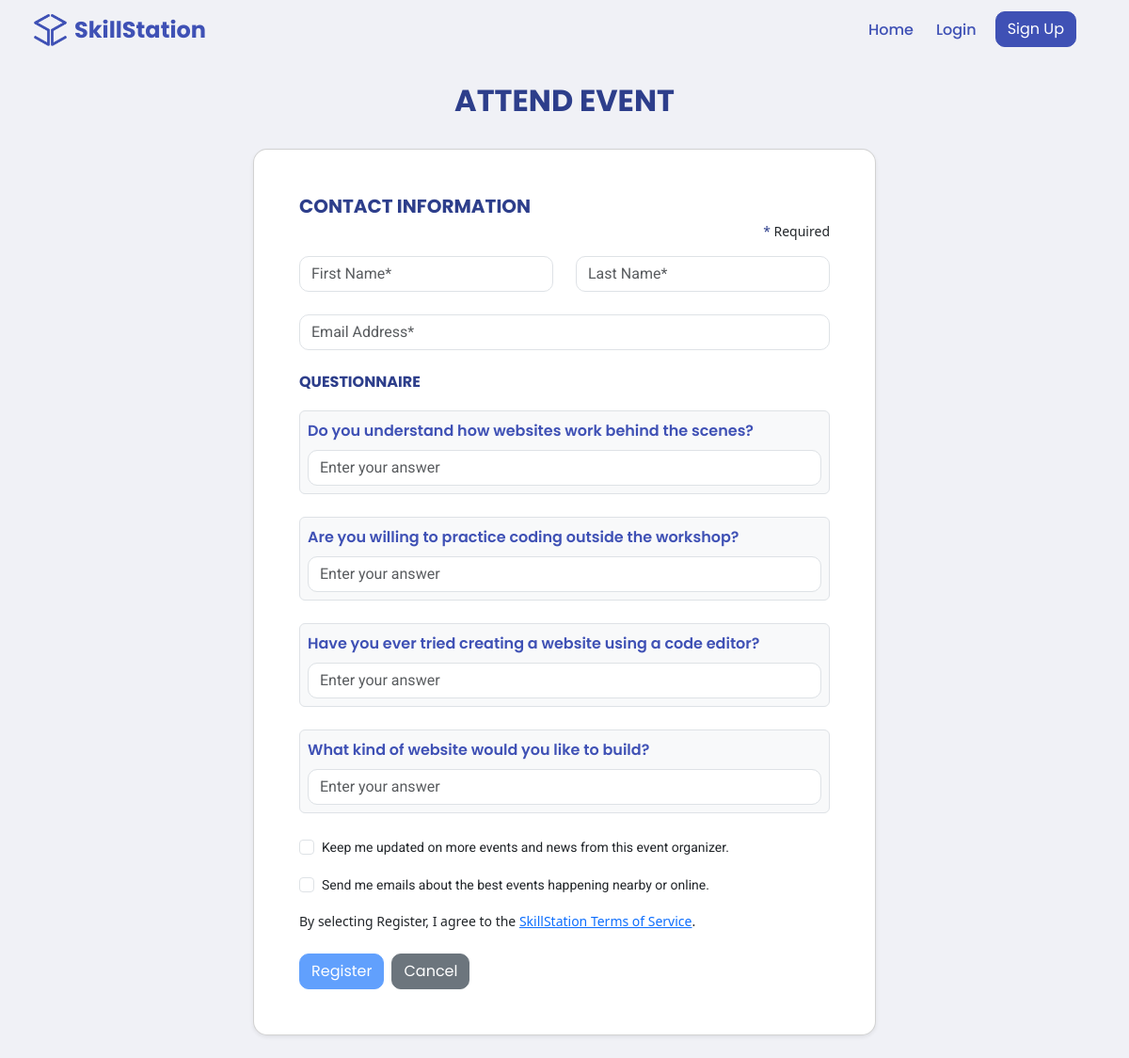
The page /attend.php?eventId=9 on the database its author committed.
### tables this page shows
CREATE TABLE `eventquestions` (
  `eventQuestionId` int(11) NOT NULL,
  `eventId` int(11) NOT NULL,
  `question` varchar(255) NOT NULL,
  `isRequired` varchar(3) NOT NULL
);

### backend/shared/connect.php (called while the page is built, shortened)
<?php
  function executeQuery($query){
    $conn = $GLOBALS['conn'];
    return mysqli_query($conn, $query);
  }
?>

### backend/guest/attend.php (called while the page is built, shortened)
<?php
include("backend/shared/connect.php");
$eventId = $_GET['eventId'];
$eventFormQuery = "SELECT * FROM eventquestions WHERE eventId = '$eventId'";
$eventFormResult = executeQuery($eventFormQuery);
?>

### attend.php (the view, shortened to what this page needs)
<?php
include('backend/guest/attend.php');
?>
<!doctype html>
<html lang="en">
<head>
    <link href="https://cdn.jsdelivr.net/npm/bootstrap@5.3.6/dist/css/bootstrap.min.css" rel="stylesheet"
>
    <link rel="stylesheet" href="assets/css/style.css">
    <link rel="stylesheet" href="assets/css/navbar.css">
</head>
<body>
    <?php include 'assets/php/navbar-guest.php'; ?>
    <div class="container-fluid min-vh-100 d-flex align-items-center justify-content-center py-4">
        <div class="row w-100 justify-content-center">
            <div class="col-12 text-center mb-4">
                <h5 class="fw-bold" style="color: #2d3e8b; font-size: 2rem;">ATTEND EVENT</h5>
            </div>
            <div class="col-lg-7 col-md-9 col-12">
                <div class="card shadow-sm p-4 p-md-5" style="max-width: 700px; margin: 0 auto;">
                    <div class="mb-3">
                        <h6 class="fw-bold mb-1" style="color: #2d3e8b; font-size: 1.25rem;">CONTACT INFORMATION</h6>
                        <div class="d-flex justify-content-end">
                            <small class="mt-2 mt-md-0"><span style="color: #2d3e8b;">*</span> <span
                                    class="text-dark">Required</span></small>
                        </div>
                    </div>
                    <form method="POST" action="" class="d-flex flex-column gap-2 w-100">
                        <div class="row mb-3">
                            <div class="col">
                                <input type="text" class="form-control" id="firstName" name="firstName"
                                    placeholder="First Name*" required>
                            </div>
                            <div class="col">
                                <input type="text" class="form-control" id="lastName" name="lastName"
                                    placeholder="Last Name*" required>
                            </div>
                        </div>
                        <div class="mb-3">
                            <input type="email" class="form-control" id="email" name="email"
                                placeholder="Email Address*" required>
                        </div>
                        <div class="mb-2">
                            <h6 class="fw-bold mb-1" style="color: #2d3e8b;">QUESTIONNAIRE</h6>
                        </div>
                        <?php while ($eventFormRow = mysqli_fetch_assoc($eventFormResult)) { ?>
                            <div class="mb-3 p-2 bg-light border rounded">
                                <label class="form-label fw-semibold"><?php echo $eventFormRow['question'] ?></label>
                                <input type="text" class="form-control" placeholder="Enter your answer"
                                    name="question_<?php echo $eventFormRow['eventQuestionId'] ?>" <?php echo ($eventFormRow['isRequired'] == 'yes') ? 'required' : ''; ?>>
                            </div>
                        <?php
                        }
                        ?>
                        <div class="mb-2 form-check">
                            <input class="form-check-input" type="checkbox" id="updates" name="updates" required>
                            <label class="form-check-label small" for="updates">
                                Keep me updated on more events and news from this event organizer.
                            </label>
                        </div>
                        <div class="mb-2 form-check">
                            <input class="form-check-input" type="checkbox" id="sendemail" name="sendemail" required>
                            <label class="form-check-label small" for="sendemail">
                                Send me emails about the best events happening nearby or online.
                            </label>
                        </div>
                        <div class="mb-3 small">
                            By selecting Register, I agree to the <a href="#" data-bs-toggle="modal"
                                data-bs-target="#termsModal">SkillStation Terms of Service</a>.
                        </div>
                        <div class="d-flex gap-2">
                            <button type="submit" name="submit" class="btn btn-primary" id="submitButton" disabled>
                                Register
                            </button>
                            <a href="index.php" class="btn btn-secondary">Cancel</a>
                        </div>
                    </form>
                </div>
            </div>
        </div>
    </div>
</body>
</html>

### assets/css/style.css (style rules this page uses)
:root { --heading: "Poppins", sans-serif; --body: "Roboto", sans-serif; --primaryColor: #3F51B5; --primaryColorHover: #5C6BC0; --neutralColor: #eeeeee; --bgColor: #F0F1F6; }
body { background-color: var(--bgColor); }
h1, h2, h3, h4, h5, h6 { font-family: var(--heading); }
.btn { --bs-btn-font-family: var(--heading); --bs-btn-border-radius: 10px; }
.btn-primary { --bs-btn-bg: var(--primaryColor); --bs-btn-color: white !important; --bs-btn-border-color: var(--primaryColor); --bs-btn-hover-bg: var(--primaryColorHover); --bs-btn-hover-border-color: var(--primaryColorHover); --bs-btn-active-bg: var(--primaryColorHover); --bs-btn-active-border-color: var(--primaryColorHover); }
.card { border-radius: 15px; }
.form-select, .form-control { border-radius: 10px; }
.form-label { font-family: 'Poppins'; color: var(--primaryColor); }
input, select, .form-check, .form-control { font-family: 'Roboto'; }

### rows shown on the page
eventquestions: question "Do you understand how websites work behind the scenes?"
eventquestions: question "Are you willing to practice coding outside the workshop?"
eventquestions: question "Have you ever tried creating a website using a code editor?"
eventquestions: question "What kind of website would you like to build?"
